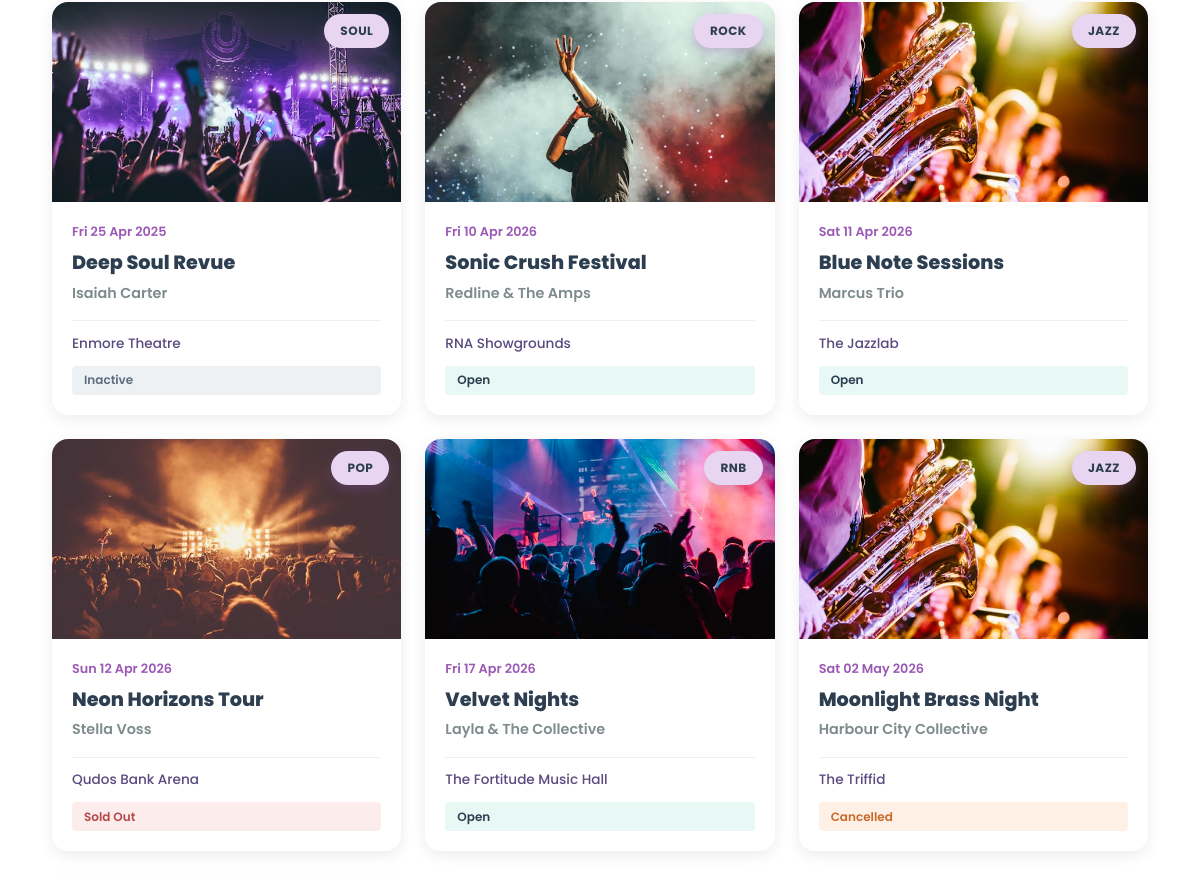
Before: / (middle part) with the older database file.
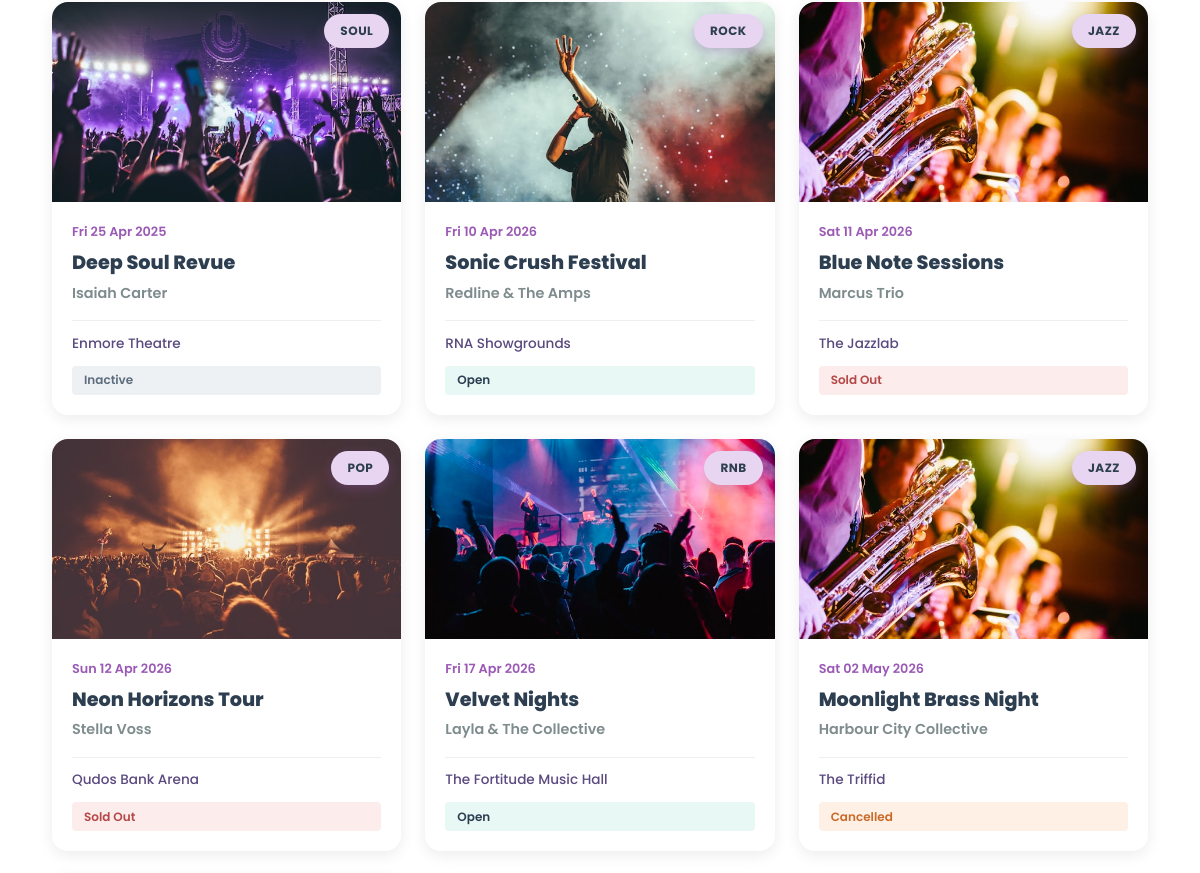
After: the same page with the newer database file.
### livebeat/models.py (models this page shows)
class Event(db.Model):
    id = db.Column(db.Integer, primary_key=True)
    title = db.Column(db.String(100), nullable=False)
    artist = db.Column(db.String(100), nullable=False)
    description = db.Column(db.Text, nullable=False)
    category = db.Column(db.String(50), nullable=False)
    status = db.Column(db.String(20), default="Open")
    capacity = db.Column(db.Integer, nullable=False)
    date = db.Column(db.DateTime, nullable=False)
    venue_name = db.Column(db.String(120), nullable=False)
    venue_address = db.Column(db.String(200), nullable=False)
    ticket_price = db.Column(db.Float, nullable=False)
    acknowledgement = db.Column(db.Text)
    image = db.Column(db.String(200), default="concert1.jpg")
    user_id = db.Column(db.Integer, db.ForeignKey("user.id"))
    bookings = db.relationship("Booking", backref="event", lazy=True)
    comments = db.relationship("Comment", backref="event", lazy=True)

### livebeat/views.py (the view)
@main_bp.route("/")
def index():
    selected_category = request.args.get("category", "all")
    query = Event.query.order_by(Event.date.asc())
    if selected_category != "all":
        query = query.filter(Event.category.ilike(selected_category))
    events = query.all()
    categories = ["all", "rock", "pop", "jazz", "rnb", "soul", "other"]
    return render_template(
        "index.html",
        events=events,
        categories=categories,
        selected_category=selected_category,
    )

### livebeat/templates/index.html (shortened to what this page needs)
{% extends 'base.html' %}
{% block content %}
<section class="lb-section" id="events">
    <div class="container">
        <div class="row g-4">
            {% for event in events %}
            <div class="col-sm-6 col-lg-4">
                <a href="{{ url_for('main.event_details', event_id=event.id) }}"
                    class="lb-event-card d-block h-100 text-decoration-none">
                    <div class="lb-card-img-wrap">
                        <img src="{{ url_for('static', filename='images/' ~ event.image) }}" alt="{{ event.title }}">
                        <span class="lb-card-genre-tag">{{ event.category|capitalize }}</span>
                    </div>
                    <div class="lb-card-body">
                        <div class="lb-card-date">{{ event.date.strftime('%a %d %b %Y') }}</div>
                        <div class="lb-card-title">{{ event.title }}</div>
                        <div class="lb-card-artist">{{ event.artist }}</div>
                        <div class="lb-card-footer">
                            <span class="lb-card-venue">{{ event.venue_name }}</span>
                            {% if event.status == "Open" %}
                            <span class="lb-badge lb-badge-open">Open</span>
                            {% elif event.status == "Sold Out" %}
                            <span class="lb-badge lb-badge-soldout">Sold Out</span>
                            {% elif event.status == "Cancelled" %}
                            <span class="lb-badge lb-badge-cancelled">Cancelled</span>
                            {% else %}
                            <span class="lb-badge lb-badge-inactive">{{ event.status }}</span>
                            {% endif %}
                        </div>
                    </div>
                </a>
            </div>
            {% endfor %}
        </div>
    </div>
</section>
{% endblock %}

Changed rows visible on the page:
changed Event "Blue Note Sessions": status "Open" → "Sold Out"
